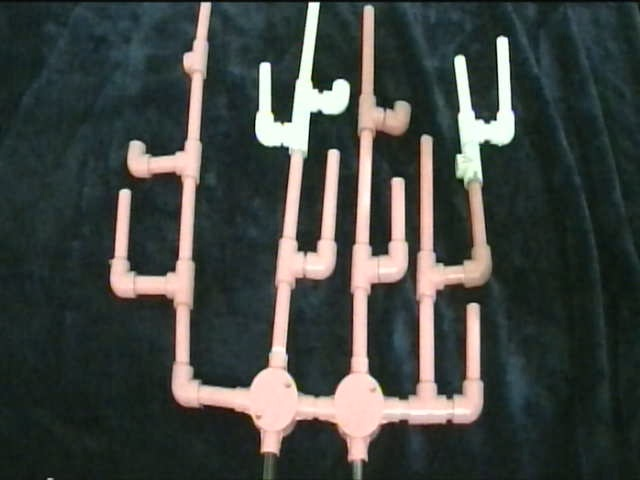
#> input picture Task 2.2/test3.jpg, 640 x 480 px, given in place of the camera
$ python 'Task 3.4 - Stitching.py'
#> lines starting #> are read from the running program, lines starting #| are printed output that depends on the picture; after the words box and inside, x2 and y2 are one past the last pixel; in counts of white or black regions, pixels touching at a corner belong together
import cv2
import numpy as np


color = [255, 255, 255]  # background of stitching
b = 159            # initial value of threshold1
c = 59             # initial value of threshold2
v = 5000           # put suitable area to control shape detection
dim = (360, 144)   # size of forward & top & back sides
dim2 = (144, 144)  # size of right & left sides
p = 15             # thickness of borders which used to stitch
position = (4, 20)

frameWidth = 640
frameHeight = 480
cap = cv2.VideoCapture(0)
cap.set(3, frameWidth)
cap.set(4, frameHeight)
o = 0


def empty():
    pass


cv2.namedWindow("Parameters")
cv2.resizeWindow("Parameters", 640, 240)
cv2.createTrackbar("Threshold1", "Parameters", b, 255, empty)
cv2.createTrackbar("Threshold2", "Parameters", c, 255, empty)
cv2.createTrackbar("Area", "Parameters", v, 30000, empty)


def stack_images(scale, img_array):
    rows = len(img_array)
    cols = len(img_array[0])
    rows_available = isinstance(img_array[0], list)
    width = img_array[0][0].shape[1]
    height = img_array[0][0].shape[0]
    if rows_available:
        for x in range(0, rows):
            for y in range(0, cols):
                if img_array[x][y].shape[:2] == img_array[0][0].shape[:2]:
                    img_array[x][y] = cv2.resize(img_array[x][y], (0, 0), None, scale, scale)
                else:
                    img_array[x][y] = cv2.resize(img_array[x][y],
                                                 (img_array[0][0].shape[1], img_array[0][0].shape[0]),
                                                 None, scale, scale)
                if len(img_array[x][y].shape) == 2:
                    img_array[x][y] = cv2.cvtColor(img_array[x][y], cv2.COLOR_GRAY2BGR)
        image_blank = np.zeros((height, width, 3), np.uint8)
        hor = [image_blank] * rows
        for x in range(0, rows):
            hor[x] = np.hstack(img_array[x])
        ver = np.vstack(hor)
    else:
        for x in range(0, rows):
            if img_array[x].shape[:2] == img_array[0].shape[:2]:
                img_array[x] = cv2.resize(img_array[x], (0, 0), None, scale, scale)
            else:
                img_array[x] = cv2.resize(img_array[x], (img_array[0].shape[1],
                                                         img_array[0].shape[0]), None, scale, scale)
            if len(img_array[x].shape) == 2:
                img_array[x] = cv2.cvtColor(img_array[x], cv2.COLOR_GRAY2BGR)
        hor = np.hstack(img_array)
        ver = hor
    return ver


def get_contours(image, img_contour, i):
    global u
    contours, hierarchy = cv2.findContours(image, cv2.RETR_EXTERNAL, cv2.CHAIN_APPROX_NONE)

    for cnt in contours:
        u = 0
        area = cv2.contourArea(cnt)
        area_min = cv2.getTrackbarPos("Area", "Parameters")
        if area > area_min:
            # cv2.drawContours(img_contour, cnt, -1, (255, 0, 255), 7) # to Contour the Edges of Box.
            peri = cv2.arcLength(cnt, True)
            approx = cv2.approxPolyDP(cnt, 0.02 * peri, True)
            print(len(approx))
            x, y, w, h = cv2.boundingRect(approx)
            cv2.rectangle(imgContour, (x, y), (x + w, y + h), (0, 255, 0), 5)
            k = cv2.waitKey(1)

            if k % 256 == 27:
                # ESC pressed
                print("Escape hit, closing...")
                break

            elif k % 256 == 32:
                if len(approx) == 4:
                    cropped_contour = img_contour[y+5:y+h-5, x+5:x+w-5]
                    image_name = "img_{}.png".format(i)
                    cv2.imwrite(image_name, cropped_contour)
                    print("{} written!".format(image_name))
                    return 1


while True:
    if o < 5:
        success, img = cap.read()
#> img is the input picture: shape (480, 640, 3); mean B, G, R 66.2, 69.8, 65.3
        imgContour = img.copy()
        imgBlur = cv2.GaussianBlur(img, (7, 7), 1)
        imgGray = cv2.cvtColor(imgBlur, cv2.COLOR_BGR2GRAY)
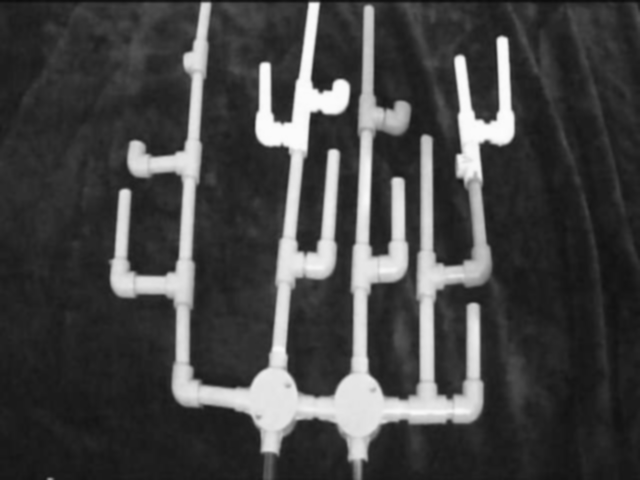
#> imgGray: shape (480, 640); min 13, max 252, mean 68.1
        threshold1 = cv2.getTrackbarPos("Threshold1", "Parameters")
        threshold2 = cv2.getTrackbarPos("Threshold2", "Parameters")
        imgCanny = cv2.Canny(imgGray, threshold1, threshold2)
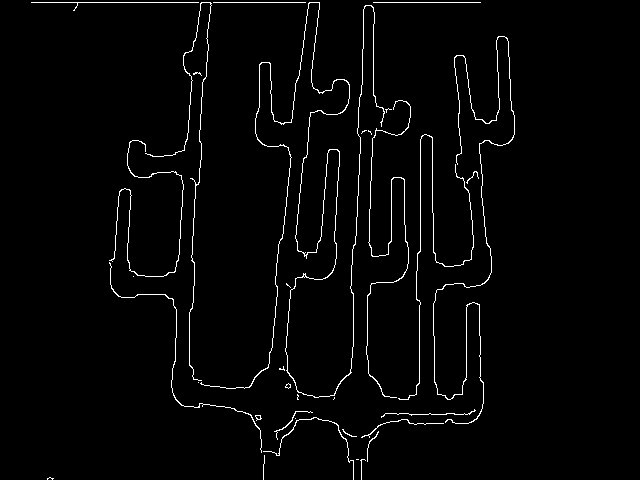
#> imgCanny: shape (480, 640); 2.2% white in thin lines or dots, all inside (x1, y1, x2, y2) = (31, 2, 515, 480)
        kernel = np.ones((5, 5))
        imgDil = cv2.dilate(imgCanny, kernel, iterations=1)
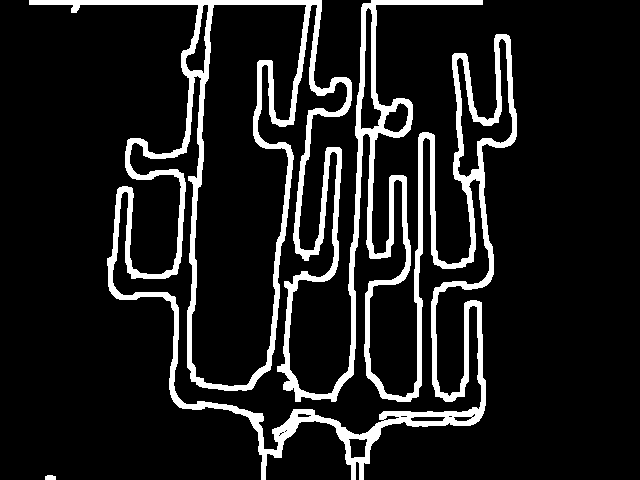
#> imgDil: shape (480, 640); 11.7% white; 2 white regions

        if get_contours(imgDil, imgContour, o) == 1:
#> in get_contours, `contours, hierarchy = cv2.findContours(image, cv2.RETR_EXTERNAL, cv2.C..`: contours = 2 contours; box (x1, y1, x2, y2) and area: (29, 0, 517, 480) 95174, (45, 475, 56, 480) 36
#> in get_contours, `area = cv2.contourArea(cnt)`: area = 36
            o += 1

        img_stack = stack_images(0.8, ([img, imgGray, imgCanny], [imgDil, imgContour, imgContour]))
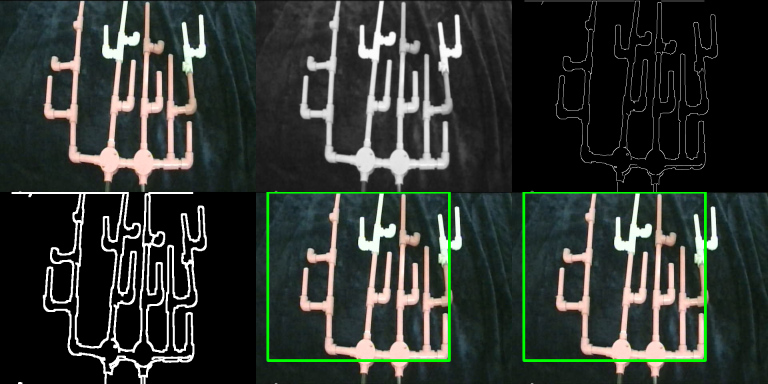
#> img_stack: shape (768, 1536, 3) (shown at 1/2 size); mean B, G, R 49.6, 54.3, 49.1
        cv2.imshow("Result", img_stack)
    if o >= 5:
        # resizing images
        top = cv2.resize(cv2.imread("img_0.png"), dim, interpolation=cv2.INTER_AREA)
        forward = cv2.resize(cv2.imread("img_1.png"), dim, interpolation=cv2.INTER_AREA)
        back = cv2.resize(cv2.imread("img_3.png"), dim, interpolation=cv2.INTER_AREA)
        right = cv2.resize(cv2.imread("img_2.png"), dim2, interpolation=cv2.INTER_AREA)
        left = cv2.resize(cv2.imread("img_4.png"), dim2, interpolation=cv2.INTER_AREA)

        # stitching
        vis1 = np.concatenate((top, forward), axis=0)
        left = cv2.copyMakeBorder(left, 144, 0, 0, 0, cv2.BORDER_CONSTANT, value=color)
        right = cv2.copyMakeBorder(right, 144, 0, 0, 0, cv2.BORDER_CONSTANT, value=color)
        back = cv2.copyMakeBorder(back, 144, 0, 0, 0, cv2.BORDER_CONSTANT, value=color)
        vis = np.concatenate((left, vis1, right, back), axis=1)
        cv2.imwrite('out.png', vis)
        cv2.imshow('out.png', vis)

    if cv2.waitKey(1) & 0xFF == ord('q') & 0xFF == ord('27'):
#> (key q is pressed here)
#> (the run stopped early here; a loop or call above may not have finished)
